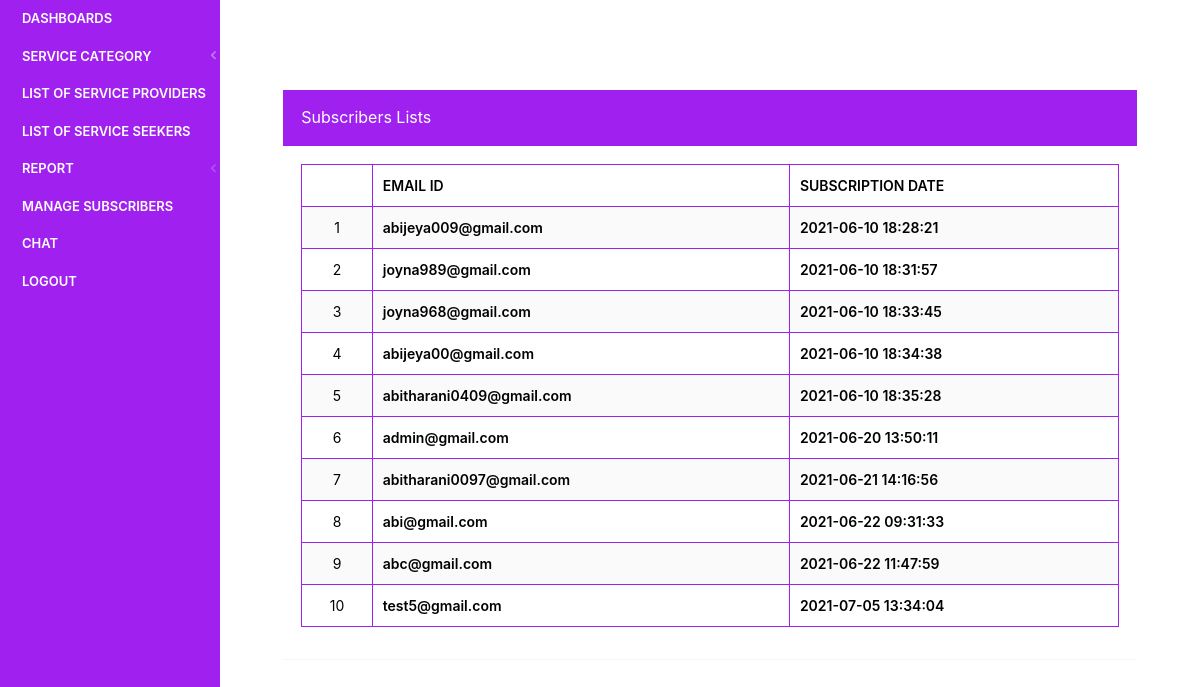
/findus/admin/manage-subscribers.php (signed in), run on the app's committed database.
### tables this page shows
CREATE TABLE `tblsubscribers` (
  `id` int(11) NOT NULL,
  `SubscriberEmail` varchar(120) NOT NULL,
  `PostingDate` timestamp NOT NULL DEFAULT current_timestamp() ON UPDATE current_timestamp()
);

### findus/admin/manage-subscribers.php (the view, shortened to what this page needs)
<?php
include('includes/dbconnection.php');
if (strlen($_SESSION['jpaid']==0)) {
  header('location:logout.php');
  } else{
  ?>
 <!doctype html>
 <html lang="en" class="no-focus">
     <head>
         <link rel="stylesheet" href="assets/js/plugins/datatables/dataTables.bootstrap4.min.css">
         <link rel="stylesheet" id="css-main" href="assets/css/codebase.min.css">
     </head>
     <body>
         <div id="page-container" class="sidebar-o sidebar-inverse side-scroll page-header-fixed main-content-narrow">
            <?php include_once('includes/sidebar.php');?>
<main id="main-container">
    <div class="content">
        <div class="block">
            <div class="block-header bg-gd-emerald">
                        <h3 class="block-title" style="color:#fff">Subscribers Lists</h3>
                    </div>
            <div class="block-content block-content-full">
                <table class="table table-bordered table-striped table-vcenter">
                    <thead>
                        <tr>
                            <th class="text-center"></th>
                            <th style="color:#000;">Email Id</th>
                           <th style="color:#000;">Subscription Date</th>
                        </tr>
                    </thead>
                    <tbody>
                      <?php $sql = "SELECT * from tblsubscribers";
    $query = $dbh -> prepare($sql);
    $query->execute();
    $results=$query->fetchAll(PDO::FETCH_OBJ);
    $cnt=1;
    if($query->rowCount() > 0)
    {
    foreach($results as $result)
    {				?>
                        <tr>
                            <td class="text-center" style="color:#000;"><?php echo htmlentities($cnt);?></td>
                            <td class="font-w600" style="color:#000;"><?php echo htmlentities($result->SubscriberEmail);?></td>
                            <td class="font-w600" style="color:#000;"><?php echo htmlentities($result->PostingDate);?></td>
                        </tr>
                        <?php $cnt=$cnt+1;}} ?>
                    </tbody>
                </table>
            </div>
        </div>
    </div>
</main>
</div>
</body>
</html>
<?php }  ?>

### data on the page
tblsubscribers: SubscriberEmail "abijeya009@gmail.com", PostingDate "2021-06-10 18:28:21"
tblsubscribers: SubscriberEmail "joyna989@gmail.com", PostingDate "2021-06-10 18:31:57"
tblsubscribers: SubscriberEmail "joyna968@gmail.com", PostingDate "2021-06-10 18:33:45"
tblsubscribers: SubscriberEmail "abijeya00@gmail.com", PostingDate "2021-06-10 18:34:38"
tblsubscribers: SubscriberEmail "abitharani0409@gmail.com", PostingDate "2021-06-10 18:35:28"
tblsubscribers: SubscriberEmail "admin@gmail.com", PostingDate "2021-06-20 13:50:11"
tblsubscribers: SubscriberEmail "abitharani0097@gmail.com", PostingDate "2021-06-21 14:16:56"
tblsubscribers: SubscriberEmail "abi@gmail.com", PostingDate "2021-06-22 09:31:33"
tblsubscribers: SubscriberEmail "abc@gmail.com", PostingDate "2021-06-22 11:47:59"
tblsubscribers: SubscriberEmail "test5@gmail.com", PostingDate "2021-07-05 13:34:04"
